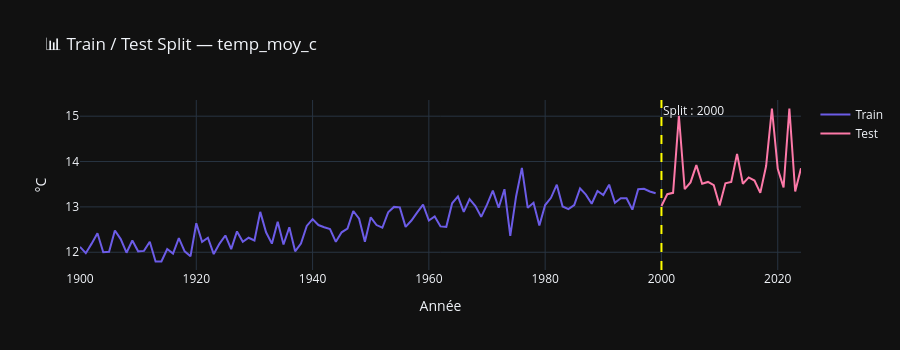

Notebook cell for this chart:
### Code cell
# Visualisation train/test split
TARGET = 'temp_moy_c'
TEST_SIZE = 0.2
split_idx = int(len(df) * (1 - TEST_SIZE))
split_year = df['annee'].iloc[split_idx]

df_clean = df.dropna(subset=[TARGET])

fig = go.Figure()
fig.add_trace(go.Scatter(
    x=df_clean['annee'][:split_idx], y=df_clean[TARGET][:split_idx],
    mode='lines', name='Train', line=dict(color='#6c5ce7', width=2),
))
fig.add_trace(go.Scatter(
    x=df_clean['annee'][split_idx:], y=df_clean[TARGET][split_idx:],
    mode='lines', name='Test', line=dict(color='#fd79a8', width=2),
))
fig.add_vline(x=split_year, line_dash='dash', line_color='yellow',
              annotation_text=f'Split : {split_year:.0f}')
fig.update_layout(
    title=f'📊 Train / Test Split — {TARGET}',
    template='plotly_dark', height=350,
    xaxis_title='Année', yaxis_title='°C',
)
fig.show()

### Figure 1 — Plotly figure (JSON) as saved in the notebook; plotly's stock layout.template omitted (floating-point values rounded to 4 significant figures)
{"data": [{"line": {"color": "#6c5ce7", "width": 2}, "mode": "lines", "name": "Train", "type": "scatter", "x": [1900, 1901, 1902, 1903, 1904, 1905, 1906, 1907, 1908, 1909, 1910, 1911, 1912, 1913, 1914, 1915, 1916, 1917, 1918, 1919, 1920, 1921, 1922, 1923, 1924, 1925, 1926, 1927, 1928, 1929, 1930, 1931, 1932, 1933, 1934, 1935, 1936, 1937, 1938, 1939, 1940, 1941, 1942, 1943, 1944, 1945, 1946, 1947, 1948, 1949, 1950, 1951, 1952, 1953, 1954, 1955, 1956, 1957, 1958, 1959, 1960, 1961, 1962, 1963, 1964, 1965, 1966, 1967, 1968, 1969, 1970, 1971, 1972, 1973, 1974, 1975, 1976, 1977, 1978, 1979, 1980, 1981, 1982, 1983, 1984, 1985, 1986, 1987, 1988, 1989, 1990, 1991, 1992, 1993, 1994, 1995, 1996, 1997, 1998, 1999], "y": [12.12, 11.98, 12.19, 12.42, 12, 12.01, 12.48, 12.29, 11.99, 12.26, 12.02, 12.03, 12.23, 11.8, 11.8, 12.07, 11.97, 12.31, 12.02, 11.91, 12.64, 12.23, 12.32, 11.96, 12.19, 12.37, 12.07, 12.46, 12.23, 12.32, 12.26, 12.89, 12.44, 12.19, 12.67, 12.17, 12.55, 12.02, 12.19, 12.58, 12.73, 12.6, 12.55, 12.51, 12.23, 12.44, 12.52, 12.91, 12.74, 12.23, 12.77, 12.6, 12.54, 12.88, 13, 12.99, 12.56, 12.7, 12.88, 13.05, 12.7, 12.79, 12.57, 12.56, 13.08, 13.23, 12.89, 13.17, 13.02, 12.78, 13.05, 13.36, 12.98, 13.39, 12.36, 13.23, 13.86, 12.98, 13.09, 12.59, 13.04, 13.2, 13.49, 13.01, 12.95, 13.04, 13.41, 13.27, 13.07, 13.35, 13.26, 13.49, 13.09, 13.19, 13.19, 12.94, 13.39, 13.4, 13.34, 13.3]}, {"line": {"color": "#fd79a8", "width": 2}, "mode": "lines", "name": "Test", "type": "scatter", "x": [2000, 2001, 2002, 2003, 2004, 2005, 2006, 2007, 2008, 2009, 2010, 2011, 2012, 2013, 2014, 2015, 2016, 2017, 2018, 2019, 2020, 2021, 2022, 2023, 2024], "y": [13.02, 13.28, 13.31, 15.01, 13.39, 13.54, 13.92, 13.51, 13.55, 13.48, 13.03, 13.52, 13.55, 14.17, 13.51, 13.65, 13.58, 13.31, 13.9, 15.17, 13.84, 13.43, 15.17, 13.34, 13.85]}], "layout": {"annotations": [{"showarrow": false, "text": "Split : 2000", "x": 2000, "xanchor": "left", "xref": "x", "y": 1, "yanchor": "top", "yref": "y domain"}], "height": 350, "shapes": [{"line": {"color": "yellow", "dash": "dash"}, "type": "line", "x0": 2000, "x1": 2000, "xref": "x", "y0": 0, "y1": 1, "yref": "y domain"}], "title": {"text": "📊 Train / Test Split — temp_moy_c"}, "xaxis": {"title": {"text": "Année"}}, "yaxis": {"title": {"text": "°C"}}}}
